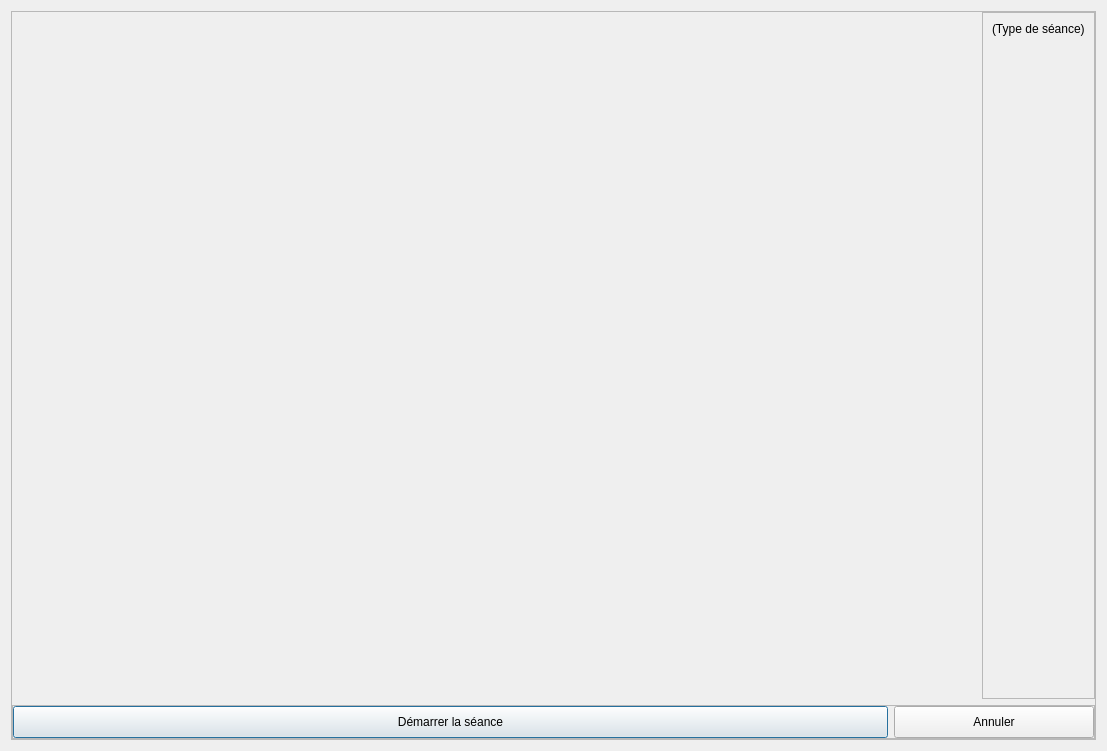
<?xml version="1.0" encoding="UTF-8"?>
<ui version="4.0">
 <class>SessionLobbyDialog</class>
 <widget class="QDialog" name="SessionLobbyDialog">
  <property name="geometry">
   <rect>
    <x>0</x>
    <y>0</y>
    <width>1107</width>
    <height>751</height>
   </rect>
  </property>
  <property name="windowTitle">
   <string>Vestibule</string>
  </property>
  <property name="windowIcon">
   <iconset resource="../resources/TeraClient.qrc">
    <normaloff>:/icons/OpenTeraPlus.ico</normaloff>:/icons/OpenTeraPlus.ico</iconset>
  </property>
  <layout class="QVBoxLayout" name="verticalLayout_2">
   <item>
    <widget class="QScrollArea" name="scrollArea">
     <property name="widgetResizable">
      <bool>true</bool>
     </property>
     <widget class="QWidget" name="scrollAreaWidgetContents">
      <property name="geometry">
       <rect>
        <x>0</x>
        <y>0</y>
        <width>1083</width>
        <height>727</height>
       </rect>
      </property>
      <layout class="QVBoxLayout" name="verticalLayout_3">
       <property name="leftMargin">
        <number>0</number>
       </property>
       <property name="topMargin">
        <number>0</number>
       </property>
       <property name="rightMargin">
        <number>0</number>
       </property>
       <property name="bottomMargin">
        <number>0</number>
       </property>
       <item>
        <layout class="QHBoxLayout" name="horizontalLayout">
         <item>
          <widget class="QWidget" name="wdgSessionConfig" native="true">
           <property name="sizePolicy">
            <sizepolicy hsizetype="Expanding" vsizetype="Preferred">
             <horstretch>0</horstretch>
             <verstretch>0</verstretch>
            </sizepolicy>
           </property>
          </widget>
         </item>
         <item alignment="Qt::AlignRight">
          <widget class="QFrame" name="frameSessionSetup">
           <property name="sizePolicy">
            <sizepolicy hsizetype="Maximum" vsizetype="Expanding">
             <horstretch>0</horstretch>
             <verstretch>0</verstretch>
            </sizepolicy>
           </property>
           <property name="frameShape">
            <enum>QFrame::StyledPanel</enum>
           </property>
           <property name="frameShadow">
            <enum>QFrame::Raised</enum>
           </property>
           <layout class="QVBoxLayout" name="verticalLayout">
            <item>
             <widget class="QLabel" name="lblTitle">
              <property name="text">
               <string>(Type de séance)</string>
              </property>
             </widget>
            </item>
            <item>
             <widget class="SessionInviteWidget" name="wdgSessionInvite" native="true">
              <property name="sizePolicy">
               <sizepolicy hsizetype="Maximum" vsizetype="Expanding">
                <horstretch>0</horstretch>
                <verstretch>0</verstretch>
               </sizepolicy>
              </property>
             </widget>
            </item>
           </layout>
          </widget>
         </item>
        </layout>
       </item>
       <item>
        <widget class="QFrame" name="frameButtons">
         <property name="sizePolicy">
          <sizepolicy hsizetype="Preferred" vsizetype="Maximum">
           <horstretch>0</horstretch>
           <verstretch>0</verstretch>
          </sizepolicy>
         </property>
         <property name="frameShape">
          <enum>QFrame::StyledPanel</enum>
         </property>
         <property name="frameShadow">
          <enum>QFrame::Raised</enum>
         </property>
         <layout class="QHBoxLayout" name="horizontalLayout_2">
          <property name="leftMargin">
           <number>0</number>
          </property>
          <property name="topMargin">
           <number>0</number>
          </property>
          <property name="rightMargin">
           <number>0</number>
          </property>
          <property name="bottomMargin">
           <number>0</number>
          </property>
          <item>
           <widget class="QPushButton" name="btnStartSession">
            <property name="minimumSize">
             <size>
              <width>0</width>
              <height>32</height>
             </size>
            </property>
            <property name="cursor">
             <cursorShape>PointingHandCursor</cursorShape>
            </property>
            <property name="text">
             <string>Démarrer la séance</string>
            </property>
            <property name="icon">
             <iconset resource="../resources/TeraClient.qrc">
              <normaloff>:/icons/play.png</normaloff>:/icons/play.png</iconset>
            </property>
            <property name="iconSize">
             <size>
              <width>24</width>
              <height>24</height>
             </size>
            </property>
           </widget>
          </item>
          <item>
           <widget class="QPushButton" name="btnCancel">
            <property name="sizePolicy">
             <sizepolicy hsizetype="Maximum" vsizetype="Fixed">
              <horstretch>0</horstretch>
              <verstretch>0</verstretch>
             </sizepolicy>
            </property>
            <property name="minimumSize">
             <size>
              <width>200</width>
              <height>32</height>
             </size>
            </property>
            <property name="cursor">
             <cursorShape>PointingHandCursor</cursorShape>
            </property>
            <property name="text">
             <string>Annuler</string>
            </property>
            <property name="icon">
             <iconset resource="../resources/TeraClient.qrc">
              <normaloff>:/icons/delete_old.png</normaloff>:/icons/delete_old.png</iconset>
            </property>
            <property name="iconSize">
             <size>
              <width>24</width>
              <height>24</height>
             </size>
            </property>
           </widget>
          </item>
         </layout>
        </widget>
       </item>
      </layout>
     </widget>
    </widget>
   </item>
  </layout>
 </widget>
 <customwidgets>
  <customwidget>
   <class>SessionInviteWidget</class>
   <extends>QWidget</extends>
   <header>SessionInviteWidget.h</header>
   <container>1</container>
  </customwidget>
 </customwidgets>
 <resources>
  <include location="../resources/TeraClient.qrc"/>
 </resources>
 <connections/>
</ui>
